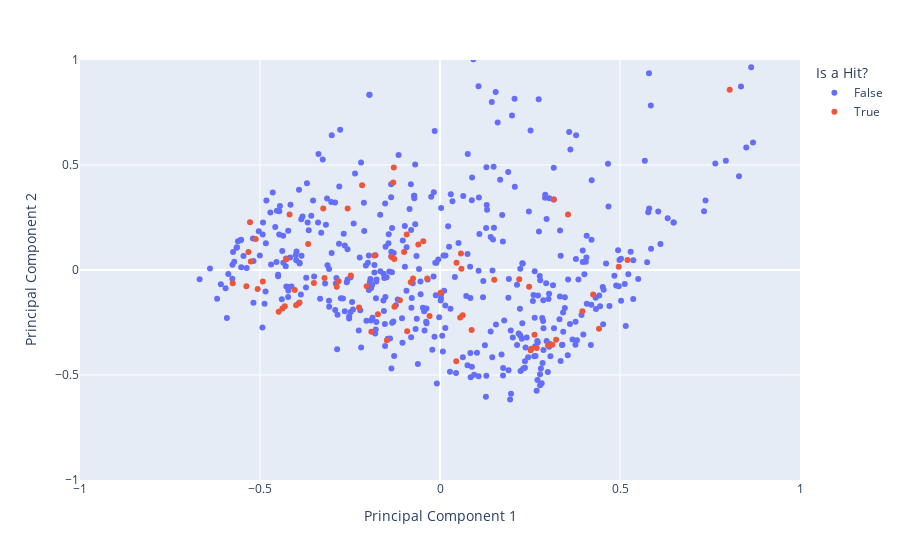

The cell this chart's notebook holds for it:
### Code cell
fig = px.scatter(pc.rename(columns = {"Éxito": "Is a Hit?"}), x = "Principal Component 1", y = "Principal Component 2", 
    hover_data = ["song", "Is a Hit?"], color = "Is a Hit?")
fig.update_yaxes(range = [-1, 1])
fig.update_xaxes(range = [-1, 1])
fig.show()

### Figure 1 — Plotly figure (JSON) as saved in the notebook; plotly's stock layout.template omitted (floating-point values rounded to 4 significant figures; data arrays with more than 128 entries replaced by an {"elided": "..."} marker saying what was removed)
{"data": [{"customdata": {"elided": "443x2 mixed values"}, "hovertemplate": "Is a Hit?=%{customdata[1]}<br>Principal Component 1=%{x}<br>Principal Component 2=%{y}<br>song=%{customdata[0]}<extra></extra>", "legendgroup": "False", "marker": {"color": "#636efa", "symbol": "circle"}, "mode": "markers", "name": "False", "orientation": "v", "showlegend": true, "type": "scatter", "x": {"elided": "443 float values"}, "xaxis": "x", "y": {"elided": "443 float values"}, "yaxis": "y"}, {"customdata": {"elided": "72x2 mixed values"}, "hovertemplate": "Is a Hit?=%{customdata[1]}<br>Principal Component 1=%{x}<br>Principal Component 2=%{y}<br>song=%{customdata[0]}<extra></extra>", "legendgroup": "True", "marker": {"color": "#EF553B", "symbol": "circle"}, "mode": "markers", "name": "True", "orientation": "v", "showlegend": true, "type": "scatter", "x": [-0.08128, -0.2566, -0.09123, 0.312, -0.127, 0.04588, -0.2164, 0.5209, 0.4254, 0.1507, -0.2478, 0.04522, -0.512, -0.4378, 0.08786, -0.2037, 0.001739, -0.4179, -0.09256, -0.4034, 0.2538, -0.5378, -0.5064, -0.1906, -0.03547, -0.5321, 0.3954, 0.05951, -0.1283, -0.5254, -0.1298, -0.5758, -0.2817, -0.2248, -0.09979, 0.05822, -0.3663, 0.4416, 0.3162, 0.3556, 0.2625, -0.2867, 0.2686, -0.029, 0.05609, 0.3003, -0.1725, 0.8047, 0.4965, -0.3243, 0.2201, -0.5278, -0.04652, -0.1825, -0.06024, -0.3902, -0.4266, -0.3998, 0.2518, 0.06313, -0.4311, -0.3209, -0.1266, -0.1346, -0.4922, -0.07493, 0.2475, -0.4481, 0.3225, -0.1475, -0.3503, -0.1113], "xaxis": "x", "y": [-0.05824, 0.2931, -0.2912, -0.3563, 0.05217, 0.03427, 0.403, 0.04821, -0.1169, -0.04678, -0.0264, -0.4347, 0.1474, -0.1829, -0.2854, -0.07682, -0.108, 0.2647, 0.1693, -0.0958, -0.3744, -0.07712, -0.08994, -0.294, -0.0408, 0.08622, -0.1963, 0.006043, 0.4876, 0.0401, 0.4168, -0.06367, -0.05364, -0.1783, 0.08572, 0.07894, 0.1234, -0.28, 0.3353, 0.2643, -0.3083, -0.08016, -0.3709, -0.2195, -0.2263, -0.3581, -0.2106, 0.8587, 0.01558, 0.2926, -0.0437, 0.2279, 0.1366, 0.06899, 0.1214, -0.1547, 0.0508, -0.1681, -0.3824, -0.2154, -0.1725, -0.03821, -0.1746, 0.0624, -0.05523, -0.04069, -0.07973, -0.1988, -0.3322, -0.3345, -0.06195, -0.1439], "yaxis": "y"}], "layout": {"legend": {"title": {"text": "Is a Hit?"}, "tracegroupgap": 0}, "margin": {"t": 60}, "xaxis": {"anchor": "y", "domain": [0, 1], "range": [-1, 1], "title": {"text": "Principal Component 1"}}, "yaxis": {"anchor": "x", "domain": [0, 1], "range": [-1, 1], "title": {"text": "Principal Component 2"}}}}
